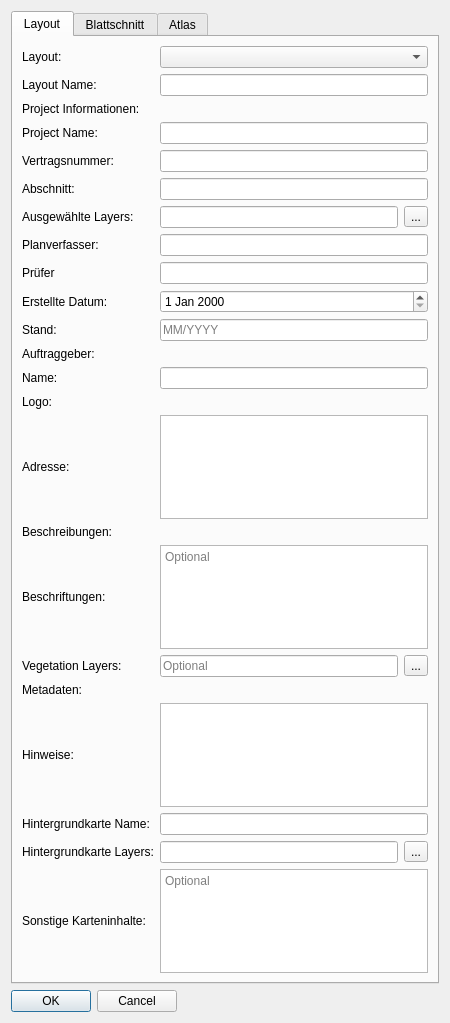
<?xml version="1.0" encoding="UTF-8"?>
<ui version="4.0">
 <class>AutoMapDialogBase</class>
 <widget class="QDialog" name="AutoMapDialogBase">
  <property name="geometry">
   <rect>
    <x>0</x>
    <y>0</y>
    <width>450</width>
    <height>1023</height>
   </rect>
  </property>
  <property name="windowTitle">
   <string>Layout Render</string>
  </property>
  <layout class="QFormLayout" name="formLayout_3">
   <item row="1" column="0">
    <widget class="QDialogButtonBox" name="button_box">
     <property name="orientation">
      <enum>Qt::Horizontal</enum>
     </property>
     <property name="standardButtons">
      <set>QDialogButtonBox::Cancel|QDialogButtonBox::Ok</set>
     </property>
    </widget>
   </item>
   <item row="0" column="0" colspan="2">
    <widget class="QTabWidget" name="tabWidget">
     <property name="currentIndex">
      <number>0</number>
     </property>
     <property name="tabBarAutoHide">
      <bool>true</bool>
     </property>
     <widget class="QWidget" name="tab_1">
      <attribute name="title">
       <string>Layout</string>
      </attribute>
      <layout class="QGridLayout" name="gridLayout_2">
       <item row="0" column="0">
        <layout class="QGridLayout" name="gridLayout">
         <item row="10" column="1" colspan="3">
          <widget class="QDateEdit" name="dateEdit"/>
         </item>
         <item row="2" column="0">
          <widget class="QLabel" name="label_12">
           <property name="text">
            <string>Project Informationen:</string>
           </property>
          </widget>
         </item>
         <item row="18" column="0">
          <widget class="QLabel" name="label_20">
           <property name="text">
            <string>Beschriftungen:</string>
           </property>
          </widget>
         </item>
         <item row="16" column="0">
          <widget class="QLabel" name="label_3">
           <property name="text">
            <string>Adresse:</string>
           </property>
          </widget>
         </item>
         <item row="5" column="0">
          <widget class="QLabel" name="label_15">
           <property name="text">
            <string>Abschnitt:</string>
           </property>
          </widget>
         </item>
         <item row="6" column="3">
          <widget class="QToolButton" name="toolButton">
           <property name="text">
            <string>...</string>
           </property>
          </widget>
         </item>
         <item row="29" column="3">
          <widget class="QToolButton" name="toolButton_2">
           <property name="text">
            <string>...</string>
           </property>
          </widget>
         </item>
         <item row="7" column="1" colspan="3">
          <widget class="QLineEdit" name="lineEdit_8"/>
         </item>
         <item row="6" column="1" colspan="2">
          <widget class="QLineEdit" name="lineEdit_2"/>
         </item>
         <item row="29" column="1" colspan="2">
          <widget class="QLineEdit" name="lineEdit_3"/>
         </item>
         <item row="27" column="1" colspan="3">
          <widget class="QLineEdit" name="lineEdit_4"/>
         </item>
         <item row="6" column="0">
          <widget class="QLabel" name="label_2">
           <property name="text">
            <string>Ausgewählte Layers:</string>
           </property>
          </widget>
         </item>
         <item row="10" column="0">
          <widget class="QLabel" name="label_18">
           <property name="text">
            <string>Erstellte Datum:</string>
           </property>
          </widget>
         </item>
         <item row="1" column="1" colspan="3">
          <widget class="QLineEdit" name="lineEdit_12"/>
         </item>
         <item row="19" column="1" colspan="2">
          <widget class="QLineEdit" name="lineEdit_11">
           <property name="placeholderText">
            <string>Optional</string>
           </property>
          </widget>
         </item>
         <item row="1" column="0">
          <widget class="QLabel" name="label_26">
           <property name="text">
            <string>Layout Name:</string>
           </property>
          </widget>
         </item>
         <item row="4" column="1" colspan="3">
          <widget class="QLineEdit" name="lineEdit_6"/>
         </item>
         <item row="24" column="0">
          <widget class="QLabel" name="label_4">
           <property name="text">
            <string>Hinweise:</string>
           </property>
          </widget>
         </item>
         <item row="3" column="0">
          <widget class="QLabel" name="label">
           <property name="text">
            <string>Project Name:</string>
           </property>
          </widget>
         </item>
         <item row="5" column="1" colspan="3">
          <widget class="QLineEdit" name="lineEdit_7"/>
         </item>
         <item row="30" column="0">
          <widget class="QLabel" name="label_7">
           <property name="text">
            <string>Sonstige Karteninhalte: </string>
           </property>
          </widget>
         </item>
         <item row="11" column="0">
          <widget class="QLabel" name="label_19">
           <property name="text">
            <string>Stand:</string>
           </property>
          </widget>
         </item>
         <item row="19" column="0">
          <widget class="QLabel" name="label_22">
           <property name="text">
            <string>Vegetation Layers:</string>
           </property>
          </widget>
         </item>
         <item row="8" column="0">
          <widget class="QLabel" name="label_17">
           <property name="text">
            <string>Prüfer</string>
           </property>
          </widget>
         </item>
         <item row="16" column="1" colspan="3">
          <widget class="QPlainTextEdit" name="plainTextEdit"/>
         </item>
         <item row="12" column="0">
          <widget class="QLabel" name="label_13">
           <property name="text">
            <string>Auftraggeber:</string>
           </property>
          </widget>
         </item>
         <item row="23" column="0">
          <widget class="QLabel" name="label_14">
           <property name="text">
            <string>Metadaten:</string>
           </property>
          </widget>
         </item>
         <item row="11" column="1" colspan="3">
          <widget class="QLineEdit" name="lineEdit_10">
           <property name="text">
            <string/>
           </property>
           <property name="placeholderText">
            <string>MM/YYYY</string>
           </property>
          </widget>
         </item>
         <item row="14" column="1" colspan="3">
          <widget class="QgsFileWidget" name="mQgsFileWidget"/>
         </item>
         <item row="24" column="1" colspan="3">
          <widget class="QPlainTextEdit" name="plainTextEdit_2"/>
         </item>
         <item row="3" column="1" colspan="3">
          <widget class="QLineEdit" name="lineEdit"/>
         </item>
         <item row="17" column="0">
          <widget class="QLabel" name="label_21">
           <property name="text">
            <string>Beschreibungen:</string>
           </property>
          </widget>
         </item>
         <item row="4" column="0">
          <widget class="QLabel" name="label_11">
           <property name="text">
            <string>Vertragsnummer:</string>
           </property>
          </widget>
         </item>
         <item row="29" column="0">
          <widget class="QLabel" name="label_5">
           <property name="text">
            <string>Hintergrundkarte Layers:</string>
           </property>
          </widget>
         </item>
         <item row="19" column="3">
          <widget class="QToolButton" name="toolButton_3">
           <property name="text">
            <string>...</string>
           </property>
          </widget>
         </item>
         <item row="8" column="1" colspan="3">
          <widget class="QLineEdit" name="lineEdit_9"/>
         </item>
         <item row="7" column="0">
          <widget class="QLabel" name="label_16">
           <property name="text">
            <string>Planverfasser:</string>
           </property>
          </widget>
         </item>
         <item row="13" column="1" colspan="3">
          <widget class="QLineEdit" name="lineEdit_5"/>
         </item>
         <item row="27" column="0">
          <widget class="QLabel" name="label_6">
           <property name="text">
            <string>Hintergrundkarte Name:</string>
           </property>
          </widget>
         </item>
         <item row="18" column="1" colspan="3">
          <widget class="QPlainTextEdit" name="plainTextEdit_4">
           <property name="placeholderText">
            <string>Optional</string>
           </property>
          </widget>
         </item>
         <item row="30" column="1" colspan="3">
          <widget class="QPlainTextEdit" name="plainTextEdit_3">
           <property name="placeholderText">
            <string>Optional</string>
           </property>
          </widget>
         </item>
         <item row="0" column="1" colspan="3">
          <widget class="QComboBox" name="comboBox"/>
         </item>
         <item row="14" column="0">
          <widget class="QLabel" name="label_10">
           <property name="text">
            <string>Logo:</string>
           </property>
          </widget>
         </item>
         <item row="0" column="0">
          <widget class="QLabel" name="label_8">
           <property name="text">
            <string>Layout:</string>
           </property>
          </widget>
         </item>
         <item row="13" column="0">
          <widget class="QLabel" name="label_9">
           <property name="text">
            <string>Name:</string>
           </property>
          </widget>
         </item>
        </layout>
       </item>
      </layout>
     </widget>
     <widget class="QWidget" name="tab_2">
      <attribute name="title">
       <string>Blattschnitt</string>
      </attribute>
      <layout class="QVBoxLayout" name="verticalLayout">
       <item>
        <layout class="QFormLayout" name="formLayout">
         <item row="0" column="0">
          <widget class="QLabel" name="label_23">
           <property name="text">
            <string>Layout:</string>
           </property>
          </widget>
         </item>
         <item row="0" column="1">
          <widget class="QComboBox" name="comboBox_2"/>
         </item>
         <item row="1" column="0">
          <widget class="QLabel" name="label_24">
           <property name="text">
            <string>Map ID:</string>
           </property>
          </widget>
         </item>
         <item row="2" column="0">
          <widget class="QLabel" name="label_25">
           <property name="text">
            <string>Layer:</string>
           </property>
          </widget>
         </item>
         <item row="2" column="1">
          <widget class="QComboBox" name="comboBox_3"/>
         </item>
         <item row="3" column="0">
          <widget class="QLabel" name="label_27">
           <property name="text">
            <string>Maßstab:</string>
           </property>
          </widget>
         </item>
         <item row="3" column="1">
          <widget class="QLineEdit" name="lineEdit_14">
           <property name="placeholderText">
            <string/>
           </property>
          </widget>
         </item>
         <item row="4" column="1">
          <widget class="QCheckBox" name="checkBox_2">
           <property name="text">
            <string>Nord-Orientierung</string>
           </property>
          </widget>
         </item>
         <item row="1" column="1">
          <widget class="QComboBox" name="comboBox_6"/>
         </item>
        </layout>
       </item>
      </layout>
     </widget>
     <widget class="QWidget" name="tab_3">
      <attribute name="title">
       <string>Atlas</string>
      </attribute>
      <layout class="QVBoxLayout" name="verticalLayout_2">
       <item>
        <layout class="QFormLayout" name="formLayout_2">
         <item row="0" column="0">
          <widget class="QLabel" name="label_28">
           <property name="text">
            <string>Abdeckung:</string>
           </property>
          </widget>
         </item>
         <item row="0" column="1">
          <widget class="QComboBox" name="comboBox_4"/>
         </item>
         <item row="1" column="0">
          <widget class="QLabel" name="label_29">
           <property name="text">
            <string>Layout:</string>
           </property>
          </widget>
         </item>
         <item row="1" column="1">
          <widget class="QComboBox" name="comboBox_5"/>
         </item>
         <item row="2" column="0">
          <widget class="QLabel" name="label_31">
           <property name="text">
            <string>Map ID:</string>
           </property>
          </widget>
         </item>
         <item row="3" column="0">
          <widget class="QLabel" name="label_30">
           <property name="text">
            <string>Maßstab:</string>
           </property>
          </widget>
         </item>
         <item row="3" column="1">
          <widget class="QLineEdit" name="lineEdit_15">
           <property name="placeholderText">
            <string/>
           </property>
          </widget>
         </item>
         <item row="4" column="0">
          <widget class="QLabel" name="label_32">
           <property name="text">
            <string>Index Spalte Name:</string>
           </property>
          </widget>
         </item>
         <item row="4" column="1">
          <widget class="QLineEdit" name="lineEdit_17">
           <property name="placeholderText">
            <string/>
           </property>
          </widget>
         </item>
         <item row="5" column="1">
          <widget class="QCheckBox" name="checkBox">
           <property name="text">
            <string>Auto Renumbering</string>
           </property>
          </widget>
         </item>
         <item row="2" column="1">
          <widget class="QComboBox" name="comboBox_7"/>
         </item>
        </layout>
       </item>
      </layout>
     </widget>
    </widget>
   </item>
  </layout>
 </widget>
 <customwidgets>
  <customwidget>
   <class>QgsFileWidget</class>
   <extends>QWidget</extends>
   <header>qgsfilewidget.h</header>
  </customwidget>
 </customwidgets>
 <resources/>
 <connections>
  <connection>
   <sender>button_box</sender>
   <signal>accepted()</signal>
   <receiver>AutoMapDialogBase</receiver>
   <slot>accept()</slot>
   <hints>
    <hint type="sourcelabel">
     <x>20</x>
     <y>20</y>
    </hint>
    <hint type="destinationlabel">
     <x>20</x>
     <y>20</y>
    </hint>
   </hints>
  </connection>
  <connection>
   <sender>button_box</sender>
   <signal>rejected()</signal>
   <receiver>AutoMapDialogBase</receiver>
   <slot>reject()</slot>
   <hints>
    <hint type="sourcelabel">
     <x>20</x>
     <y>20</y>
    </hint>
    <hint type="destinationlabel">
     <x>20</x>
     <y>20</y>
    </hint>
   </hints>
  </connection>
 </connections>
</ui>
